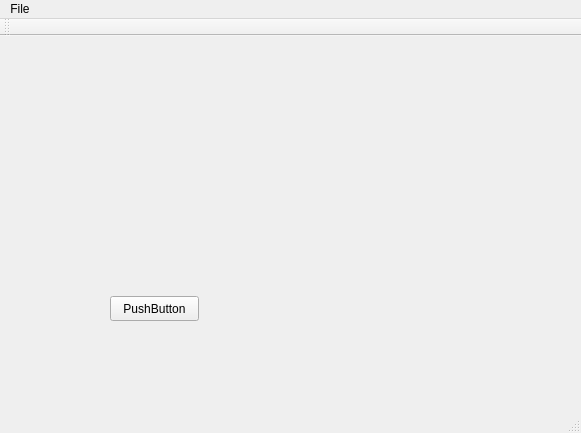
<?xml version="1.0" encoding="UTF-8"?>
<ui version="4.0">
 <class>MainWindow</class>
 <widget class="QMainWindow" name="MainWindow">
  <property name="geometry">
   <rect>
    <x>0</x>
    <y>0</y>
    <width>581</width>
    <height>433</height>
   </rect>
  </property>
  <property name="windowTitle">
   <string>MainWindow</string>
  </property>
  <widget class="QWidget" name="centralWidget">
   <widget class="QPushButton" name="pushButton">
    <property name="geometry">
     <rect>
      <x>110</x>
      <y>260</y>
      <width>89</width>
      <height>25</height>
     </rect>
    </property>
    <property name="text">
     <string>PushButton</string>
    </property>
   </widget>
  </widget>
  <widget class="QMenuBar" name="menuBar">
   <property name="geometry">
    <rect>
     <x>0</x>
     <y>0</y>
     <width>581</width>
     <height>28</height>
    </rect>
   </property>
   <widget class="QMenu" name="menu">
    <property name="title">
     <string>File</string>
    </property>
    <addaction name="actionNew"/>
   </widget>
   <addaction name="menu"/>
  </widget>
  <widget class="QToolBar" name="mainToolBar">
   <attribute name="toolBarArea">
    <enum>TopToolBarArea</enum>
   </attribute>
   <attribute name="toolBarBreak">
    <bool>false</bool>
   </attribute>
  </widget>
  <widget class="QStatusBar" name="statusBar"/>
  <action name="actionNew">
   <property name="text">
    <string>New</string>
   </property>
  </action>
 </widget>
 <layoutdefault spacing="6" margin="11"/>
 <resources/>
 <connections/>
</ui>
